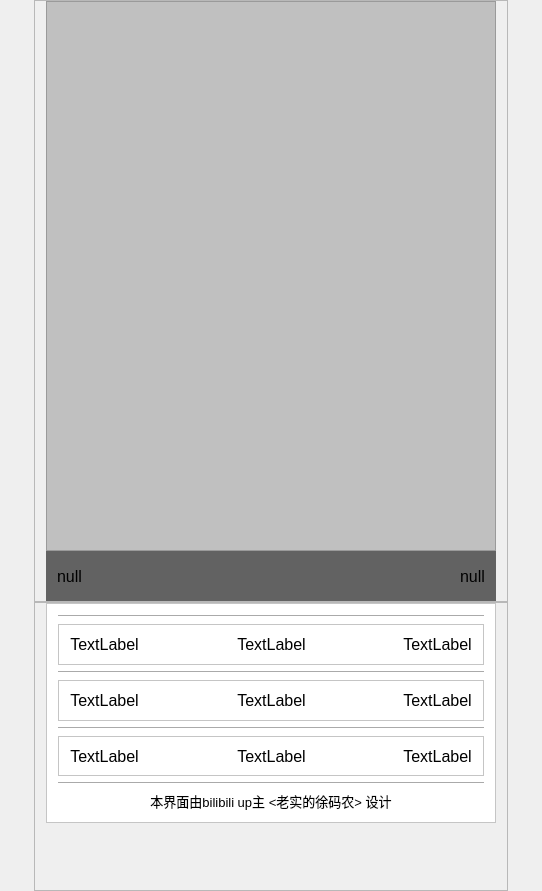
<?xml version="1.0" encoding="UTF-8"?>
<ui version="4.0">
 <class>Widget</class>
 <widget class="QWidget" name="Widget">
  <property name="geometry">
   <rect>
    <x>0</x>
    <y>0</y>
    <width>542</width>
    <height>891</height>
   </rect>
  </property>
  <property name="sizePolicy">
   <sizepolicy hsizetype="Minimum" vsizetype="Minimum">
    <horstretch>0</horstretch>
    <verstretch>0</verstretch>
   </sizepolicy>
  </property>
  <property name="windowTitle">
   <string>Widget</string>
  </property>
  <layout class="QGridLayout" name="gridLayout_9">
   <property name="leftMargin">
    <number>0</number>
   </property>
   <property name="topMargin">
    <number>0</number>
   </property>
   <property name="rightMargin">
    <number>0</number>
   </property>
   <property name="bottomMargin">
    <number>0</number>
   </property>
   <property name="spacing">
    <number>0</number>
   </property>
   <item row="0" column="0">
    <layout class="QHBoxLayout" name="horizontalLayout_2">
     <item>
      <spacer name="horizontalSpacer_8">
       <property name="orientation">
        <enum>Qt::Horizontal</enum>
       </property>
       <property name="sizeHint" stdset="0">
        <size>
         <width>13</width>
         <height>17</height>
        </size>
       </property>
      </spacer>
     </item>
     <item>
      <layout class="QVBoxLayout" name="verticalLayout_2">
       <property name="spacing">
        <number>0</number>
       </property>
       <item>
        <widget class="QFrame" name="frame_background">
         <property name="frameShape">
          <enum>QFrame::StyledPanel</enum>
         </property>
         <property name="frameShadow">
          <enum>QFrame::Raised</enum>
         </property>
         <layout class="QGridLayout" name="gridLayout_7">
          <property name="topMargin">
           <number>0</number>
          </property>
          <property name="bottomMargin">
           <number>0</number>
          </property>
          <item row="0" column="0">
           <widget class="QFrame" name="frame_pic">
            <property name="sizePolicy">
             <sizepolicy hsizetype="Preferred" vsizetype="Preferred">
              <horstretch>0</horstretch>
              <verstretch>0</verstretch>
             </sizepolicy>
            </property>
            <property name="minimumSize">
             <size>
              <width>450</width>
              <height>600</height>
             </size>
            </property>
            <property name="maximumSize">
             <size>
              <width>450</width>
              <height>600</height>
             </size>
            </property>
            <property name="styleSheet">
             <string notr="true">#frame_pic{
	border-radius:0px;
}</string>
            </property>
            <property name="frameShape">
             <enum>QFrame::StyledPanel</enum>
            </property>
            <property name="frameShadow">
             <enum>QFrame::Raised</enum>
            </property>
            <layout class="QGridLayout" name="gridLayout_8">
             <property name="leftMargin">
              <number>0</number>
             </property>
             <property name="topMargin">
              <number>0</number>
             </property>
             <property name="rightMargin">
              <number>0</number>
             </property>
             <property name="bottomMargin">
              <number>0</number>
             </property>
             <property name="spacing">
              <number>0</number>
             </property>
             <item row="1" column="0">
              <widget class="QFrame" name="frame_date">
               <property name="minimumSize">
                <size>
                 <width>0</width>
                 <height>20</height>
                </size>
               </property>
               <property name="styleSheet">
                <string notr="true">#frame_date{
	background-color:rgba(0,0,0,150);
	border-bottom-left-radius:0px;  
	border-bottom-right-radius:0px;
}</string>
               </property>
               <property name="frameShape">
                <enum>QFrame::StyledPanel</enum>
               </property>
               <property name="frameShadow">
                <enum>QFrame::Raised</enum>
               </property>
               <layout class="QGridLayout" name="gridLayout_2">
                <item row="0" column="0">
                 <layout class="QHBoxLayout" name="horizontalLayout">
                  <item>
                   <widget class="QLabel" name="label_curr_city">
                    <property name="font">
                     <font>
                      <family>Arial</family>
                      <pointsize>12</pointsize>
                     </font>
                    </property>
                    <property name="text">
                     <string>null</string>
                    </property>
                   </widget>
                  </item>
                  <item>
                   <spacer name="horizontalSpacer_2">
                    <property name="orientation">
                     <enum>Qt::Horizontal</enum>
                    </property>
                    <property name="sizeHint" stdset="0">
                     <size>
                      <width>40</width>
                      <height>20</height>
                     </size>
                    </property>
                   </spacer>
                  </item>
                  <item>
                   <widget class="QLabel" name="label_curr_date">
                    <property name="font">
                     <font>
                      <family>Arial</family>
                      <pointsize>12</pointsize>
                     </font>
                    </property>
                    <property name="text">
                     <string>null</string>
                    </property>
                   </widget>
                  </item>
                 </layout>
                </item>
               </layout>
              </widget>
             </item>
             <item row="0" column="0">
              <widget class="QFrame" name="frame">
               <property name="sizePolicy">
                <sizepolicy hsizetype="Expanding" vsizetype="Fixed">
                 <horstretch>0</horstretch>
                 <verstretch>0</verstretch>
                </sizepolicy>
               </property>
               <property name="minimumSize">
                <size>
                 <width>0</width>
                 <height>550</height>
                </size>
               </property>
               <property name="styleSheet">
                <string notr="true">background-color: rgba(0, 0, 0,50);</string>
               </property>
               <property name="frameShape">
                <enum>QFrame::StyledPanel</enum>
               </property>
               <property name="frameShadow">
                <enum>QFrame::Raised</enum>
               </property>
              </widget>
             </item>
            </layout>
           </widget>
          </item>
         </layout>
        </widget>
       </item>
       <item>
        <widget class="QFrame" name="frame_2">
         <property name="sizePolicy">
          <sizepolicy hsizetype="Preferred" vsizetype="Expanding">
           <horstretch>0</horstretch>
           <verstretch>0</verstretch>
          </sizepolicy>
         </property>
         <property name="frameShape">
          <enum>QFrame::StyledPanel</enum>
         </property>
         <property name="frameShadow">
          <enum>QFrame::Raised</enum>
         </property>
         <property name="lineWidth">
          <number>1</number>
         </property>
         <layout class="QGridLayout" name="gridLayout">
          <property name="topMargin">
           <number>0</number>
          </property>
          <item row="0" column="0">
           <layout class="QVBoxLayout" name="verticalLayout">
            <item>
             <widget class="QFrame" name="frame_future">
              <property name="sizePolicy">
               <sizepolicy hsizetype="Fixed" vsizetype="Fixed">
                <horstretch>0</horstretch>
                <verstretch>0</verstretch>
               </sizepolicy>
              </property>
              <property name="minimumSize">
               <size>
                <width>450</width>
                <height>220</height>
               </size>
              </property>
              <property name="maximumSize">
               <size>
                <width>450</width>
                <height>220</height>
               </size>
              </property>
              <property name="styleSheet">
               <string notr="true">background-color: rgb(255, 255, 255);</string>
              </property>
              <property name="frameShape">
               <enum>QFrame::StyledPanel</enum>
              </property>
              <property name="frameShadow">
               <enum>QFrame::Raised</enum>
              </property>
              <layout class="QGridLayout" name="gridLayout_6">
               <item row="3" column="0">
                <widget class="QFrame" name="frame_weather_2">
                 <property name="frameShape">
                  <enum>QFrame::StyledPanel</enum>
                 </property>
                 <property name="frameShadow">
                  <enum>QFrame::Raised</enum>
                 </property>
                 <layout class="QGridLayout" name="gridLayout_4">
                  <item row="0" column="0">
                   <layout class="QHBoxLayout" name="horizontalLayout_5">
                    <item>
                     <widget class="QLabel" name="label_future_day_2">
                      <property name="font">
                       <font>
                        <family>Arial</family>
                        <pointsize>12</pointsize>
                       </font>
                      </property>
                      <property name="text">
                       <string>TextLabel</string>
                      </property>
                      <property name="alignment">
                       <set>Qt::AlignCenter</set>
                      </property>
                     </widget>
                    </item>
                    <item>
                     <spacer name="horizontalSpacer_13">
                      <property name="orientation">
                       <enum>Qt::Horizontal</enum>
                      </property>
                      <property name="sizeHint" stdset="0">
                       <size>
                        <width>13</width>
                        <height>20</height>
                       </size>
                      </property>
                     </spacer>
                    </item>
                    <item>
                     <widget class="QLabel" name="label_future_weather_2">
                      <property name="font">
                       <font>
                        <family>Arial</family>
                        <pointsize>12</pointsize>
                       </font>
                      </property>
                      <property name="text">
                       <string>TextLabel</string>
                      </property>
                      <property name="alignment">
                       <set>Qt::AlignCenter</set>
                      </property>
                     </widget>
                    </item>
                    <item>
                     <spacer name="horizontalSpacer_14">
                      <property name="orientation">
                       <enum>Qt::Horizontal</enum>
                      </property>
                      <property name="sizeHint" stdset="0">
                       <size>
                        <width>13</width>
                        <height>20</height>
                       </size>
                      </property>
                     </spacer>
                    </item>
                    <item>
                     <widget class="QLabel" name="label_future_temp_2">
                      <property name="font">
                       <font>
                        <family>Arial</family>
                        <pointsize>12</pointsize>
                       </font>
                      </property>
                      <property name="text">
                       <string>TextLabel</string>
                      </property>
                      <property name="alignment">
                       <set>Qt::AlignCenter</set>
                      </property>
                     </widget>
                    </item>
                   </layout>
                  </item>
                 </layout>
                </widget>
               </item>
               <item row="5" column="0">
                <widget class="QFrame" name="frame_weather_3">
                 <property name="frameShape">
                  <enum>QFrame::StyledPanel</enum>
                 </property>
                 <property name="frameShadow">
                  <enum>QFrame::Raised</enum>
                 </property>
                 <layout class="QGridLayout" name="gridLayout_5">
                  <item row="0" column="0">
                   <layout class="QHBoxLayout" name="horizontalLayout_6">
                    <item>
                     <widget class="QLabel" name="label_future_day_3">
                      <property name="font">
                       <font>
                        <family>Arial</family>
                        <pointsize>12</pointsize>
                       </font>
                      </property>
                      <property name="text">
                       <string>TextLabel</string>
                      </property>
                      <property name="alignment">
                       <set>Qt::AlignCenter</set>
                      </property>
                     </widget>
                    </item>
                    <item>
                     <spacer name="horizontalSpacer_17">
                      <property name="orientation">
                       <enum>Qt::Horizontal</enum>
                      </property>
                      <property name="sizeHint" stdset="0">
                       <size>
                        <width>13</width>
                        <height>20</height>
                       </size>
                      </property>
                     </spacer>
                    </item>
                    <item>
                     <widget class="QLabel" name="label_future_weather_3">
                      <property name="font">
                       <font>
                        <family>Arial</family>
                        <pointsize>12</pointsize>
                       </font>
                      </property>
                      <property name="text">
                       <string>TextLabel</string>
                      </property>
                      <property name="alignment">
                       <set>Qt::AlignCenter</set>
                      </property>
                     </widget>
                    </item>
                    <item>
                     <spacer name="horizontalSpacer_18">
                      <property name="orientation">
                       <enum>Qt::Horizontal</enum>
                      </property>
                      <property name="sizeHint" stdset="0">
                       <size>
                        <width>13</width>
                        <height>20</height>
                       </size>
                      </property>
                     </spacer>
                    </item>
                    <item>
                     <widget class="QLabel" name="label_future_temp_3">
                      <property name="font">
                       <font>
                        <family>Arial</family>
                        <pointsize>12</pointsize>
                       </font>
                      </property>
                      <property name="text">
                       <string>TextLabel</string>
                      </property>
                      <property name="alignment">
                       <set>Qt::AlignCenter</set>
                      </property>
                     </widget>
                    </item>
                   </layout>
                  </item>
                 </layout>
                </widget>
               </item>
               <item row="1" column="0">
                <widget class="QFrame" name="frame_weather_1">
                 <property name="frameShape">
                  <enum>QFrame::StyledPanel</enum>
                 </property>
                 <property name="frameShadow">
                  <enum>QFrame::Raised</enum>
                 </property>
                 <layout class="QGridLayout" name="gridLayout_3">
                  <item row="0" column="0">
                   <layout class="QHBoxLayout" name="horizontalLayout_4">
                    <item>
                     <widget class="QLabel" name="label_future_day_1">
                      <property name="font">
                       <font>
                        <family>Arial</family>
                        <pointsize>12</pointsize>
                       </font>
                      </property>
                      <property name="text">
                       <string>TextLabel</string>
                      </property>
                      <property name="alignment">
                       <set>Qt::AlignCenter</set>
                      </property>
                     </widget>
                    </item>
                    <item>
                     <spacer name="horizontalSpacer_9">
                      <property name="orientation">
                       <enum>Qt::Horizontal</enum>
                      </property>
                      <property name="sizeHint" stdset="0">
                       <size>
                        <width>13</width>
                        <height>20</height>
                       </size>
                      </property>
                     </spacer>
                    </item>
                    <item>
                     <widget class="QLabel" name="label_future_weather_1">
                      <property name="font">
                       <font>
                        <family>Arial</family>
                        <pointsize>12</pointsize>
                       </font>
                      </property>
                      <property name="text">
                       <string>TextLabel</string>
                      </property>
                      <property name="alignment">
                       <set>Qt::AlignCenter</set>
                      </property>
                     </widget>
                    </item>
                    <item>
                     <spacer name="horizontalSpacer_10">
                      <property name="orientation">
                       <enum>Qt::Horizontal</enum>
                      </property>
                      <property name="sizeHint" stdset="0">
                       <size>
                        <width>13</width>
                        <height>20</height>
                       </size>
                      </property>
                     </spacer>
                    </item>
                    <item>
                     <widget class="QLabel" name="label_future_temp_1">
                      <property name="font">
                       <font>
                        <family>Arial</family>
                        <pointsize>12</pointsize>
                       </font>
                      </property>
                      <property name="text">
                       <string>TextLabel</string>
                      </property>
                      <property name="alignment">
                       <set>Qt::AlignCenter</set>
                      </property>
                     </widget>
                    </item>
                   </layout>
                  </item>
                 </layout>
                </widget>
               </item>
               <item row="4" column="0">
                <widget class="Line" name="line_2">
                 <property name="orientation">
                  <enum>Qt::Horizontal</enum>
                 </property>
                </widget>
               </item>
               <item row="6" column="0">
                <widget class="Line" name="line_3">
                 <property name="orientation">
                  <enum>Qt::Horizontal</enum>
                 </property>
                </widget>
               </item>
               <item row="0" column="0">
                <widget class="Line" name="line_4">
                 <property name="orientation">
                  <enum>Qt::Horizontal</enum>
                 </property>
                </widget>
               </item>
               <item row="2" column="0">
                <widget class="Line" name="line">
                 <property name="orientation">
                  <enum>Qt::Horizontal</enum>
                 </property>
                </widget>
               </item>
               <item row="7" column="0">
                <widget class="QLabel" name="label_2">
                 <property name="font">
                  <font>
                   <family>Arial</family>
                   <pointsize>10</pointsize>
                  </font>
                 </property>
                 <property name="text">
                  <string>本界面由bilibili up主 &lt;老实的徐码农&gt; 设计</string>
                 </property>
                 <property name="alignment">
                  <set>Qt::AlignCenter</set>
                 </property>
                </widget>
               </item>
              </layout>
             </widget>
            </item>
            <item>
             <spacer name="verticalSpacer">
              <property name="orientation">
               <enum>Qt::Vertical</enum>
              </property>
              <property name="sizeType">
               <enum>QSizePolicy::Expanding</enum>
              </property>
              <property name="sizeHint" stdset="0">
               <size>
                <width>10</width>
                <height>10</height>
               </size>
              </property>
             </spacer>
            </item>
           </layout>
          </item>
         </layout>
        </widget>
       </item>
      </layout>
     </item>
     <item>
      <spacer name="horizontalSpacer_11">
       <property name="orientation">
        <enum>Qt::Horizontal</enum>
       </property>
       <property name="sizeHint" stdset="0">
        <size>
         <width>13</width>
         <height>17</height>
        </size>
       </property>
      </spacer>
     </item>
    </layout>
   </item>
  </layout>
 </widget>
 <layoutdefault spacing="6" margin="11"/>
 <resources/>
 <connections/>
</ui>
